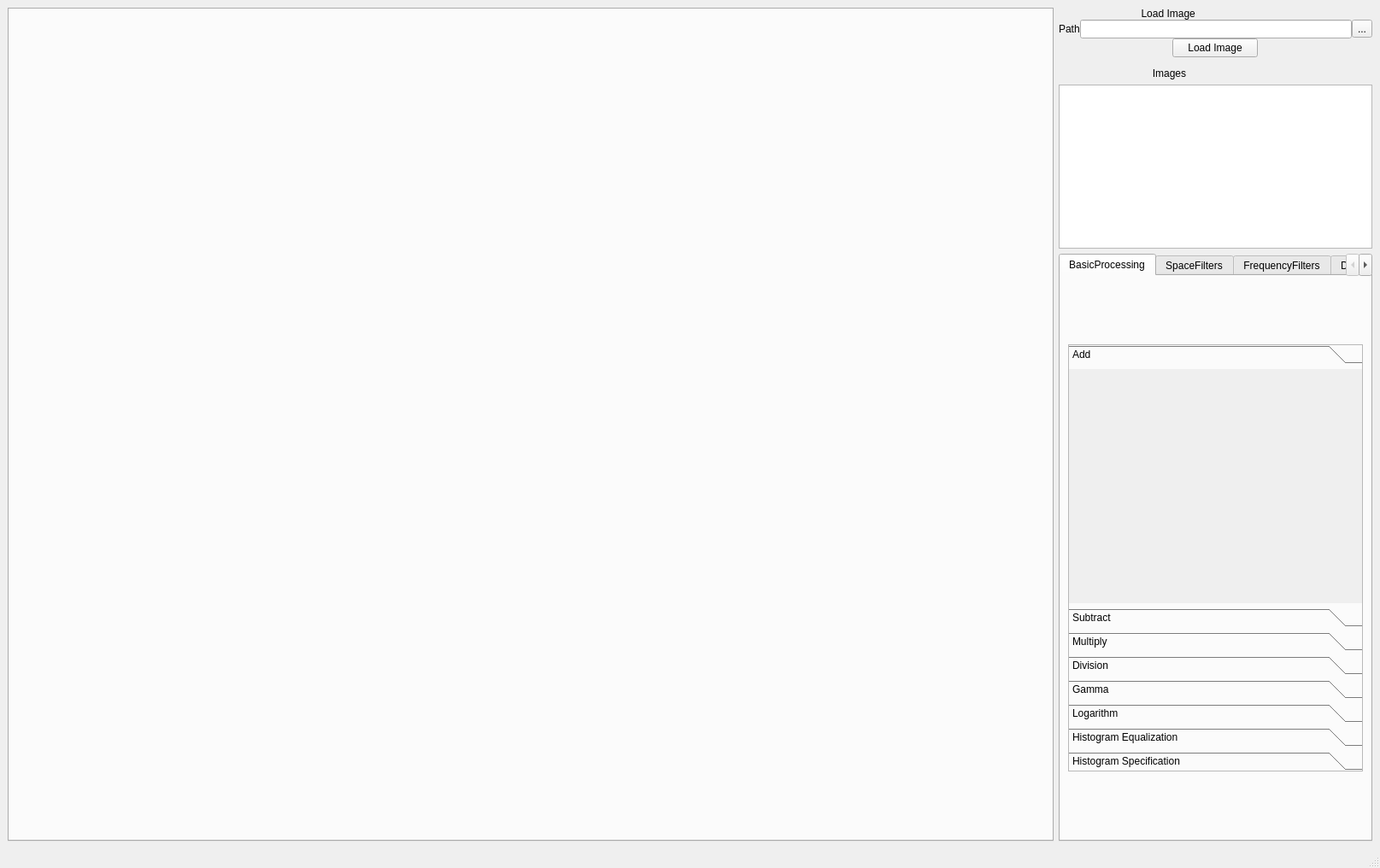
<?xml version="1.0" encoding="UTF-8"?>
<ui version="4.0">
 <class>MainWindow</class>
 <widget class="QMainWindow" name="MainWindow">
  <property name="geometry">
   <rect>
    <x>0</x>
    <y>0</y>
    <width>1615</width>
    <height>1016</height>
   </rect>
  </property>
  <property name="sizePolicy">
   <sizepolicy hsizetype="Preferred" vsizetype="Preferred">
    <horstretch>0</horstretch>
    <verstretch>0</verstretch>
   </sizepolicy>
  </property>
  <property name="windowTitle">
   <string>MainWindow</string>
  </property>
  <widget class="QWidget" name="centralwidget">
   <layout class="QHBoxLayout" name="horizontalLayout_8" stretch="500,150">
    <item>
     <widget class="QTabWidget" name="ImageTabs">
      <property name="sizePolicy">
       <sizepolicy hsizetype="Preferred" vsizetype="Preferred">
        <horstretch>0</horstretch>
        <verstretch>0</verstretch>
       </sizepolicy>
      </property>
      <property name="autoFillBackground">
       <bool>true</bool>
      </property>
      <property name="currentIndex">
       <number>-1</number>
      </property>
      <property name="tabsClosable">
       <bool>true</bool>
      </property>
      <property name="movable">
       <bool>true</bool>
      </property>
      <property name="tabBarAutoHide">
       <bool>false</bool>
      </property>
     </widget>
    </item>
    <item>
     <layout class="QVBoxLayout" name="ToolBars" stretch="0,0,0,0,100">
      <item>
       <layout class="QVBoxLayout" name="LoadImage" stretch="0,0,0">
        <property name="spacing">
         <number>0</number>
        </property>
        <item>
         <widget class="QLabel" name="label_3">
          <property name="text">
           <string>                             Load Image</string>
          </property>
         </widget>
        </item>
        <item>
         <layout class="QHBoxLayout" name="horizontalLayout">
          <item>
           <widget class="QLabel" name="label">
            <property name="text">
             <string>Path</string>
            </property>
           </widget>
          </item>
          <item>
           <widget class="QLineEdit" name="ImagePath"/>
          </item>
          <item>
           <widget class="QToolButton" name="BrowseImagePath">
            <property name="text">
             <string>...</string>
            </property>
           </widget>
          </item>
         </layout>
        </item>
        <item>
         <layout class="QHBoxLayout" name="horizontalLayout_2">
          <item>
           <widget class="QPushButton" name="LoadImageButton">
            <property name="maximumSize">
             <size>
              <width>100</width>
              <height>16777215</height>
             </size>
            </property>
            <property name="text">
             <string>Load Image</string>
            </property>
           </widget>
          </item>
         </layout>
        </item>
       </layout>
      </item>
      <item>
       <widget class="Line" name="line">
        <property name="orientation">
         <enum>Qt::Orientation::Vertical</enum>
        </property>
       </widget>
      </item>
      <item>
       <widget class="QLabel" name="ImagesText">
        <property name="text">
         <string>                                 Images</string>
        </property>
       </widget>
      </item>
      <item>
       <widget class="ImageListWidget" name="ImagesList">
        <property name="dragEnabled">
         <bool>true</bool>
        </property>
        <property name="dragDropMode">
         <enum>QAbstractItemView::DragDropMode::DragOnly</enum>
        </property>
        <property name="defaultDropAction">
         <enum>Qt::DropAction::MoveAction</enum>
        </property>
        <property name="selectionMode">
         <enum>QAbstractItemView::SelectionMode::SingleSelection</enum>
        </property>
        <property name="viewMode">
         <enum>QListView::ViewMode::ListMode</enum>
        </property>
        <property name="sortingEnabled">
         <bool>false</bool>
        </property>
       </widget>
      </item>
      <item>
       <widget class="QTabWidget" name="tabWidget">
        <property name="currentIndex">
         <number>0</number>
        </property>
        <widget class="QWidget" name="BasicProcessingTab">
         <property name="layoutDirection">
          <enum>Qt::LayoutDirection::LeftToRight</enum>
         </property>
         <attribute name="title">
          <string>BasicProcessing</string>
         </attribute>
         <layout class="QHBoxLayout" name="horizontalLayout_3">
          <item>
           <widget class="QToolBox" name="toolBox">
            <property name="sizePolicy">
             <sizepolicy hsizetype="Preferred" vsizetype="Preferred">
              <horstretch>0</horstretch>
              <verstretch>0</verstretch>
             </sizepolicy>
            </property>
            <property name="maximumSize">
             <size>
              <width>16777215</width>
              <height>500</height>
             </size>
            </property>
            <property name="frameShape">
             <enum>QFrame::Shape::StyledPanel</enum>
            </property>
            <property name="frameShadow">
             <enum>QFrame::Shadow::Plain</enum>
            </property>
            <property name="currentIndex">
             <number>0</number>
            </property>
            <widget class="QWidget" name="Add">
             <property name="geometry">
              <rect>
               <x>0</x>
               <y>0</y>
               <width>339</width>
               <height>150</height>
              </rect>
             </property>
             <property name="maximumSize">
              <size>
               <width>16777215</width>
               <height>150</height>
              </size>
             </property>
             <property name="baseSize">
              <size>
               <width>0</width>
               <height>100</height>
              </size>
             </property>
             <attribute name="label">
              <string>Add</string>
             </attribute>
            </widget>
            <widget class="QWidget" name="Subtract">
             <property name="geometry">
              <rect>
               <x>0</x>
               <y>0</y>
               <width>339</width>
               <height>258</height>
              </rect>
             </property>
             <attribute name="label">
              <string>Subtract</string>
             </attribute>
            </widget>
            <widget class="QWidget" name="Multiply">
             <property name="geometry">
              <rect>
               <x>0</x>
               <y>0</y>
               <width>339</width>
               <height>258</height>
              </rect>
             </property>
             <attribute name="label">
              <string>Multiply</string>
             </attribute>
            </widget>
            <widget class="QWidget" name="Division">
             <property name="geometry">
              <rect>
               <x>0</x>
               <y>0</y>
               <width>339</width>
               <height>258</height>
              </rect>
             </property>
             <attribute name="label">
              <string>Division</string>
             </attribute>
            </widget>
            <widget class="QWidget" name="Exponential">
             <property name="geometry">
              <rect>
               <x>0</x>
               <y>0</y>
               <width>339</width>
               <height>258</height>
              </rect>
             </property>
             <attribute name="label">
              <string>Gamma</string>
             </attribute>
            </widget>
            <widget class="QWidget" name="Logarithm">
             <property name="geometry">
              <rect>
               <x>0</x>
               <y>0</y>
               <width>339</width>
               <height>258</height>
              </rect>
             </property>
             <attribute name="label">
              <string>Logarithm</string>
             </attribute>
            </widget>
            <widget class="QWidget" name="HistogramEqualization">
             <property name="geometry">
              <rect>
               <x>0</x>
               <y>0</y>
               <width>339</width>
               <height>258</height>
              </rect>
             </property>
             <attribute name="label">
              <string>Histogram Equalization</string>
             </attribute>
            </widget>
            <widget class="QWidget" name="HistogramSpecification">
             <property name="geometry">
              <rect>
               <x>0</x>
               <y>0</y>
               <width>339</width>
               <height>258</height>
              </rect>
             </property>
             <attribute name="label">
              <string>Histogram Specification</string>
             </attribute>
            </widget>
           </widget>
          </item>
         </layout>
        </widget>
        <widget class="QWidget" name="SpaceFilterTab">
         <property name="accessibleName">
          <string/>
         </property>
         <property name="layoutDirection">
          <enum>Qt::LayoutDirection::LeftToRight</enum>
         </property>
         <attribute name="title">
          <string>SpaceFilters</string>
         </attribute>
         <layout class="QHBoxLayout" name="horizontalLayout_4">
          <item>
           <widget class="QToolBox" name="toolBox_2">
            <property name="frameShape">
             <enum>QFrame::Shape::StyledPanel</enum>
            </property>
            <property name="currentIndex">
             <number>8</number>
            </property>
            <widget class="QWidget" name="BoxFilter">
             <property name="geometry">
              <rect>
               <x>0</x>
               <y>0</y>
               <width>100</width>
               <height>30</height>
              </rect>
             </property>
             <attribute name="label">
              <string>BoxFilter</string>
             </attribute>
            </widget>
            <widget class="QWidget" name="GaussianBlur">
             <property name="geometry">
              <rect>
               <x>0</x>
               <y>0</y>
               <width>100</width>
               <height>30</height>
              </rect>
             </property>
             <attribute name="label">
              <string>GaussianBlur</string>
             </attribute>
            </widget>
            <widget class="QWidget" name="MinFilter">
             <property name="geometry">
              <rect>
               <x>0</x>
               <y>0</y>
               <width>100</width>
               <height>30</height>
              </rect>
             </property>
             <attribute name="label">
              <string>MinFilter</string>
             </attribute>
            </widget>
            <widget class="QWidget" name="MedianFilter">
             <property name="geometry">
              <rect>
               <x>0</x>
               <y>0</y>
               <width>100</width>
               <height>30</height>
              </rect>
             </property>
             <attribute name="label">
              <string>MedianFilter</string>
             </attribute>
            </widget>
            <widget class="QWidget" name="MaxFilter">
             <property name="geometry">
              <rect>
               <x>0</x>
               <y>0</y>
               <width>100</width>
               <height>30</height>
              </rect>
             </property>
             <attribute name="label">
              <string>MaxFilter</string>
             </attribute>
            </widget>
            <widget class="QWidget" name="Laplacian8">
             <property name="geometry">
              <rect>
               <x>0</x>
               <y>0</y>
               <width>100</width>
               <height>30</height>
              </rect>
             </property>
             <attribute name="label">
              <string>Laplacian8</string>
             </attribute>
            </widget>
            <widget class="QWidget" name="Laplacian4">
             <property name="geometry">
              <rect>
               <x>0</x>
               <y>0</y>
               <width>100</width>
               <height>30</height>
              </rect>
             </property>
             <attribute name="label">
              <string>Laplacian4</string>
             </attribute>
            </widget>
            <widget class="QWidget" name="Sobel">
             <property name="geometry">
              <rect>
               <x>0</x>
               <y>0</y>
               <width>100</width>
               <height>30</height>
              </rect>
             </property>
             <attribute name="label">
              <string>Sobel</string>
             </attribute>
            </widget>
            <widget class="QWidget" name="Roberts">
             <property name="geometry">
              <rect>
               <x>0</x>
               <y>0</y>
               <width>339</width>
               <height>334</height>
              </rect>
             </property>
             <attribute name="label">
              <string>Roberts</string>
             </attribute>
            </widget>
           </widget>
          </item>
         </layout>
        </widget>
        <widget class="QWidget" name="FrequencyFilters">
         <attribute name="title">
          <string>FrequencyFilters</string>
         </attribute>
         <layout class="QHBoxLayout" name="horizontalLayout_5">
          <item>
           <widget class="QToolBox" name="toolBox_3">
            <property name="frameShape">
             <enum>QFrame::Shape::StyledPanel</enum>
            </property>
            <property name="currentIndex">
             <number>3</number>
            </property>
            <widget class="QWidget" name="LowPassFilters">
             <property name="geometry">
              <rect>
               <x>0</x>
               <y>0</y>
               <width>100</width>
               <height>30</height>
              </rect>
             </property>
             <attribute name="label">
              <string>LowPassFilters</string>
             </attribute>
            </widget>
            <widget class="QWidget" name="HighPassFilters">
             <property name="geometry">
              <rect>
               <x>0</x>
               <y>0</y>
               <width>100</width>
               <height>30</height>
              </rect>
             </property>
             <attribute name="label">
              <string>HighPassFilters</string>
             </attribute>
            </widget>
            <widget class="QWidget" name="HomomorphicFilter">
             <property name="geometry">
              <rect>
               <x>0</x>
               <y>0</y>
               <width>100</width>
               <height>30</height>
              </rect>
             </property>
             <attribute name="label">
              <string>HomomorphicFilter</string>
             </attribute>
            </widget>
            <widget class="QWidget" name="NotchRejection">
             <property name="geometry">
              <rect>
               <x>0</x>
               <y>0</y>
               <width>339</width>
               <height>484</height>
              </rect>
             </property>
             <attribute name="label">
              <string>NotchRejection</string>
             </attribute>
            </widget>
           </widget>
          </item>
         </layout>
        </widget>
        <widget class="QWidget" name="Denoise">
         <attribute name="title">
          <string>Denoise</string>
         </attribute>
         <layout class="QHBoxLayout" name="horizontalLayout_6">
          <item>
           <widget class="QToolBox" name="toolBox_4">
            <property name="frameShape">
             <enum>QFrame::Shape::StyledPanel</enum>
            </property>
            <property name="currentIndex">
             <number>10</number>
            </property>
            <widget class="QWidget" name="GaussianNoise">
             <property name="geometry">
              <rect>
               <x>0</x>
               <y>0</y>
               <width>100</width>
               <height>30</height>
              </rect>
             </property>
             <attribute name="label">
              <string>GaussianNoise</string>
             </attribute>
            </widget>
            <widget class="QWidget" name="SaltAndPepperNoise">
             <property name="geometry">
              <rect>
               <x>0</x>
               <y>0</y>
               <width>100</width>
               <height>30</height>
              </rect>
             </property>
             <attribute name="label">
              <string>SaltAndPepperNoise</string>
             </attribute>
            </widget>
            <widget class="QWidget" name="MotionBlur">
             <property name="geometry">
              <rect>
               <x>0</x>
               <y>0</y>
               <width>100</width>
               <height>30</height>
              </rect>
             </property>
             <attribute name="label">
              <string>MotionBlur</string>
             </attribute>
            </widget>
            <widget class="QWidget" name="ArithmeticMeanFilter">
             <property name="geometry">
              <rect>
               <x>0</x>
               <y>0</y>
               <width>100</width>
               <height>30</height>
              </rect>
             </property>
             <attribute name="label">
              <string>ArithmeticMeanFilter</string>
             </attribute>
            </widget>
            <widget class="QWidget" name="GeometricMeanFilter">
             <property name="geometry">
              <rect>
               <x>0</x>
               <y>0</y>
               <width>100</width>
               <height>30</height>
              </rect>
             </property>
             <attribute name="label">
              <string>GeometricMeanFilter</string>
             </attribute>
            </widget>
            <widget class="QWidget" name="AdaptiveLocalNoiseReductionFilter">
             <property name="geometry">
              <rect>
               <x>0</x>
               <y>0</y>
               <width>100</width>
               <height>30</height>
              </rect>
             </property>
             <attribute name="label">
              <string>AdaptiveLocalNoiseReductionFilter</string>
             </attribute>
            </widget>
            <widget class="QWidget" name="MedianFilter">
             <property name="geometry">
              <rect>
               <x>0</x>
               <y>0</y>
               <width>100</width>
               <height>30</height>
              </rect>
             </property>
             <attribute name="label">
              <string>MedianFilter</string>
             </attribute>
            </widget>
            <widget class="QWidget" name="AdaptiveMedianFilter">
             <property name="geometry">
              <rect>
               <x>0</x>
               <y>0</y>
               <width>100</width>
               <height>30</height>
              </rect>
             </property>
             <attribute name="label">
              <string>AdaptiveMedianFilter</string>
             </attribute>
            </widget>
            <widget class="QWidget" name="AlphaTrimmedMeanFilter">
             <property name="geometry">
              <rect>
               <x>0</x>
               <y>0</y>
               <width>100</width>
               <height>30</height>
              </rect>
             </property>
             <attribute name="label">
              <string>AlphaTrimmedMeanFilter</string>
             </attribute>
            </widget>
            <widget class="QWidget" name="InverseFiltering">
             <property name="geometry">
              <rect>
               <x>0</x>
               <y>0</y>
               <width>100</width>
               <height>30</height>
              </rect>
             </property>
             <attribute name="label">
              <string>InverseFiltering</string>
             </attribute>
            </widget>
            <widget class="QWidget" name="LowPassInverseFiltering">
             <property name="geometry">
              <rect>
               <x>0</x>
               <y>0</y>
               <width>339</width>
               <height>214</height>
              </rect>
             </property>
             <attribute name="label">
              <string>Low-pass + Inverse</string>
             </attribute>
            </widget>
            <widget class="QWidget" name="Wiener">
             <property name="geometry">
              <rect>
               <x>0</x>
               <y>0</y>
               <width>100</width>
               <height>30</height>
              </rect>
             </property>
             <attribute name="label">
              <string>Wiener</string>
             </attribute>
            </widget>
            <widget class="QWidget" name="RadonTransform">
             <property name="geometry">
              <rect>
               <x>0</x>
               <y>0</y>
               <width>100</width>
               <height>30</height>
              </rect>
             </property>
             <attribute name="label">
              <string>RadonTransform</string>
             </attribute>
            </widget>
           </widget>
          </item>
         </layout>
        </widget>
       </widget>
      </item>
     </layout>
    </item>
   </layout>
  </widget>
  <widget class="QMenuBar" name="menubar">
   <property name="geometry">
    <rect>
     <x>0</x>
     <y>0</y>
     <width>1615</width>
     <height>22</height>
    </rect>
   </property>
  </widget>
  <widget class="QStatusBar" name="statusbar"/>
 </widget>
 <customwidgets>
  <customwidget>
   <class>ImageListWidget</class>
   <extends>QListWidget</extends>
   <header>ImageListWidget.h</header>
  </customwidget>
 </customwidgets>
 <resources/>
 <connections/>
</ui>
